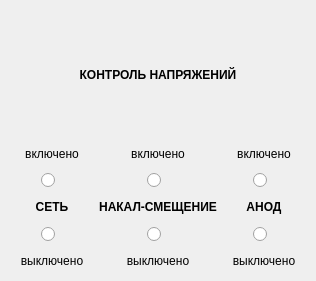
<?xml version="1.0" encoding="UTF-8"?>
<ui version="4.0">
 <class>PowerPultWidget</class>
 <widget class="QWidget" name="PowerPultWidget">
  <property name="geometry">
   <rect>
    <x>0</x>
    <y>0</y>
    <width>316</width>
    <height>281</height>
   </rect>
  </property>
  <property name="windowTitle">
   <string>PowerPultWidget</string>
  </property>
  <layout class="QVBoxLayout" name="verticalLayout_4">
   <item>
    <layout class="QVBoxLayout" name="verticalLayout_7">
     <item>
      <widget class="QLabel" name="label_13">
       <property name="font">
        <font>
         <weight>75</weight>
         <bold>true</bold>
        </font>
       </property>
       <property name="text">
        <string>КОНТРОЛЬ НАПРЯЖЕНИЙ</string>
       </property>
       <property name="alignment">
        <set>Qt::AlignCenter</set>
       </property>
      </widget>
     </item>
     <item>
      <layout class="QHBoxLayout" name="horizontalLayout_8"/>
     </item>
     <item>
      <layout class="QHBoxLayout" name="horizontalLayout_7">
       <item>
        <layout class="QVBoxLayout" name="verticalLayout">
         <item>
          <widget class="QLabel" name="label_2">
           <property name="sizePolicy">
            <sizepolicy hsizetype="Preferred" vsizetype="Minimum">
             <horstretch>0</horstretch>
             <verstretch>0</verstretch>
            </sizepolicy>
           </property>
           <property name="text">
            <string>включено</string>
           </property>
           <property name="alignment">
            <set>Qt::AlignCenter</set>
           </property>
          </widget>
         </item>
         <item>
          <layout class="QHBoxLayout" name="horizontalLayout">
           <item>
            <widget class="BlackButton" name="masterOn">
             <property name="minimumSize">
              <size>
               <width>22</width>
               <height>22</height>
              </size>
             </property>
             <property name="maximumSize">
              <size>
               <width>22</width>
               <height>22</height>
              </size>
             </property>
             <property name="cursor">
              <cursorShape>PointingHandCursor</cursorShape>
             </property>
             <property name="text">
              <string/>
             </property>
            </widget>
           </item>
          </layout>
         </item>
         <item>
          <widget class="QLabel" name="label">
           <property name="sizePolicy">
            <sizepolicy hsizetype="Preferred" vsizetype="Minimum">
             <horstretch>0</horstretch>
             <verstretch>0</verstretch>
            </sizepolicy>
           </property>
           <property name="font">
            <font>
             <weight>75</weight>
             <bold>true</bold>
            </font>
           </property>
           <property name="text">
            <string>СЕТЬ</string>
           </property>
           <property name="alignment">
            <set>Qt::AlignCenter</set>
           </property>
          </widget>
         </item>
         <item>
          <layout class="QHBoxLayout" name="horizontalLayout_2">
           <item>
            <widget class="BlackButton" name="masterOff">
             <property name="minimumSize">
              <size>
               <width>22</width>
               <height>22</height>
              </size>
             </property>
             <property name="maximumSize">
              <size>
               <width>22</width>
               <height>22</height>
              </size>
             </property>
             <property name="cursor">
              <cursorShape>PointingHandCursor</cursorShape>
             </property>
             <property name="text">
              <string/>
             </property>
            </widget>
           </item>
          </layout>
         </item>
         <item>
          <widget class="QLabel" name="label_3">
           <property name="sizePolicy">
            <sizepolicy hsizetype="Preferred" vsizetype="Minimum">
             <horstretch>0</horstretch>
             <verstretch>0</verstretch>
            </sizepolicy>
           </property>
           <property name="text">
            <string>выключено</string>
           </property>
           <property name="alignment">
            <set>Qt::AlignCenter</set>
           </property>
          </widget>
         </item>
        </layout>
       </item>
       <item>
        <layout class="QVBoxLayout" name="verticalLayout_2">
         <item>
          <widget class="QLabel" name="label_4">
           <property name="sizePolicy">
            <sizepolicy hsizetype="Preferred" vsizetype="Minimum">
             <horstretch>0</horstretch>
             <verstretch>0</verstretch>
            </sizepolicy>
           </property>
           <property name="text">
            <string>включено</string>
           </property>
           <property name="alignment">
            <set>Qt::AlignCenter</set>
           </property>
          </widget>
         </item>
         <item>
          <layout class="QHBoxLayout" name="horizontalLayout_3">
           <item>
            <widget class="BlackButton" name="shiftOn">
             <property name="minimumSize">
              <size>
               <width>22</width>
               <height>22</height>
              </size>
             </property>
             <property name="maximumSize">
              <size>
               <width>22</width>
               <height>22</height>
              </size>
             </property>
             <property name="cursor">
              <cursorShape>PointingHandCursor</cursorShape>
             </property>
             <property name="text">
              <string/>
             </property>
            </widget>
           </item>
          </layout>
         </item>
         <item>
          <widget class="QLabel" name="label_5">
           <property name="sizePolicy">
            <sizepolicy hsizetype="Preferred" vsizetype="Minimum">
             <horstretch>0</horstretch>
             <verstretch>0</verstretch>
            </sizepolicy>
           </property>
           <property name="font">
            <font>
             <weight>75</weight>
             <bold>true</bold>
            </font>
           </property>
           <property name="text">
            <string>НАКАЛ-СМЕЩЕНИЕ</string>
           </property>
           <property name="alignment">
            <set>Qt::AlignCenter</set>
           </property>
          </widget>
         </item>
         <item>
          <layout class="QHBoxLayout" name="horizontalLayout_4">
           <item>
            <widget class="BlackButton" name="shiftOff">
             <property name="minimumSize">
              <size>
               <width>22</width>
               <height>22</height>
              </size>
             </property>
             <property name="maximumSize">
              <size>
               <width>22</width>
               <height>22</height>
              </size>
             </property>
             <property name="cursor">
              <cursorShape>PointingHandCursor</cursorShape>
             </property>
             <property name="text">
              <string/>
             </property>
            </widget>
           </item>
          </layout>
         </item>
         <item>
          <widget class="QLabel" name="label_6">
           <property name="sizePolicy">
            <sizepolicy hsizetype="Preferred" vsizetype="Minimum">
             <horstretch>0</horstretch>
             <verstretch>0</verstretch>
            </sizepolicy>
           </property>
           <property name="text">
            <string>выключено</string>
           </property>
           <property name="alignment">
            <set>Qt::AlignCenter</set>
           </property>
          </widget>
         </item>
        </layout>
       </item>
       <item>
        <layout class="QVBoxLayout" name="verticalLayout_3">
         <item>
          <widget class="QLabel" name="label_7">
           <property name="sizePolicy">
            <sizepolicy hsizetype="Preferred" vsizetype="Minimum">
             <horstretch>0</horstretch>
             <verstretch>0</verstretch>
            </sizepolicy>
           </property>
           <property name="text">
            <string>включено</string>
           </property>
           <property name="alignment">
            <set>Qt::AlignCenter</set>
           </property>
          </widget>
         </item>
         <item>
          <layout class="QHBoxLayout" name="horizontalLayout_5">
           <item>
            <widget class="BlackButton" name="anodeOn">
             <property name="minimumSize">
              <size>
               <width>22</width>
               <height>22</height>
              </size>
             </property>
             <property name="maximumSize">
              <size>
               <width>22</width>
               <height>22</height>
              </size>
             </property>
             <property name="cursor">
              <cursorShape>PointingHandCursor</cursorShape>
             </property>
             <property name="text">
              <string/>
             </property>
            </widget>
           </item>
          </layout>
         </item>
         <item>
          <widget class="QLabel" name="label_8">
           <property name="sizePolicy">
            <sizepolicy hsizetype="Preferred" vsizetype="Minimum">
             <horstretch>0</horstretch>
             <verstretch>0</verstretch>
            </sizepolicy>
           </property>
           <property name="font">
            <font>
             <weight>75</weight>
             <bold>true</bold>
            </font>
           </property>
           <property name="text">
            <string>АНОД</string>
           </property>
           <property name="alignment">
            <set>Qt::AlignCenter</set>
           </property>
          </widget>
         </item>
         <item>
          <layout class="QHBoxLayout" name="horizontalLayout_6">
           <item>
            <widget class="BlackButton" name="anodeOff">
             <property name="minimumSize">
              <size>
               <width>22</width>
               <height>22</height>
              </size>
             </property>
             <property name="maximumSize">
              <size>
               <width>22</width>
               <height>22</height>
              </size>
             </property>
             <property name="cursor">
              <cursorShape>PointingHandCursor</cursorShape>
             </property>
             <property name="text">
              <string/>
             </property>
            </widget>
           </item>
          </layout>
         </item>
         <item>
          <widget class="QLabel" name="label_9">
           <property name="sizePolicy">
            <sizepolicy hsizetype="Preferred" vsizetype="Minimum">
             <horstretch>0</horstretch>
             <verstretch>0</verstretch>
            </sizepolicy>
           </property>
           <property name="text">
            <string>выключено</string>
           </property>
           <property name="alignment">
            <set>Qt::AlignCenter</set>
           </property>
          </widget>
         </item>
        </layout>
       </item>
      </layout>
     </item>
    </layout>
   </item>
  </layout>
 </widget>
 <customwidgets>
  <customwidget>
   <class>BlackButton</class>
   <extends>QRadioButton</extends>
   <header location="global">controls.hpp</header>
  </customwidget>
 </customwidgets>
 <resources/>
 <connections/>
</ui>
